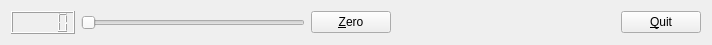
<?xml version="1.0" encoding="UTF-8"?>
<ui version="4.0">
 <class>MyForm</class>
 <widget class="QWidget" name="MyForm">
  <property name="geometry">
   <rect>
    <x>0</x>
    <y>0</y>
    <width>712</width>
    <height>45</height>
   </rect>
  </property>
  <property name="windowTitle">
   <string>Form</string>
  </property>
  <layout class="QVBoxLayout" name="verticalLayout">
   <item>
    <layout class="QHBoxLayout" name="horizontalLayout">
     <item>
      <widget class="MyNumberLCD" name="lcdNumber"/>
     </item>
     <item>
      <widget class="QSlider" name="horizontalSlider">
       <property name="orientation">
        <enum>Qt::Horizontal</enum>
       </property>
      </widget>
     </item>
     <item>
      <widget class="QPushButton" name="pushButton">
       <property name="text">
        <string>&amp;Zero</string>
       </property>
      </widget>
     </item>
     <item>
      <spacer name="horizontalSpacer">
       <property name="orientation">
        <enum>Qt::Horizontal</enum>
       </property>
       <property name="sizeHint" stdset="0">
        <size>
         <width>138</width>
         <height>20</height>
        </size>
       </property>
      </spacer>
     </item>
     <item>
      <widget class="QPushButton" name="pushButton_2">
       <property name="text">
        <string>&amp;Quit</string>
       </property>
      </widget>
     </item>
    </layout>
   </item>
  </layout>
 </widget>
 <customwidgets>
  <customwidget>
   <class>MyNumberLCD</class>
   <extends>QLCDNumber</extends>
   <header>MyNumberLCD.h</header>
   <slots>
    <slot>ColorOnChange(int)</slot>
    <slot>Zero()</slot>
   </slots>
  </customwidget>
 </customwidgets>
 <resources/>
 <connections>
  <connection>
   <sender>horizontalSlider</sender>
   <signal>valueChanged(int)</signal>
   <receiver>lcdNumber</receiver>
   <slot>ColorOnChange(int)</slot>
   <hints>
    <hint type="sourcelabel">
     <x>115</x>
     <y>20</y>
    </hint>
    <hint type="destinationlabel">
     <x>46</x>
     <y>18</y>
    </hint>
   </hints>
  </connection>
  <connection>
   <sender>pushButton</sender>
   <signal>clicked()</signal>
   <receiver>lcdNumber</receiver>
   <slot>Zero()</slot>
   <hints>
    <hint type="sourcelabel">
     <x>228</x>
     <y>24</y>
    </hint>
    <hint type="destinationlabel">
     <x>43</x>
     <y>32</y>
    </hint>
   </hints>
  </connection>
  <connection>
   <sender>pushButton_2</sender>
   <signal>clicked()</signal>
   <receiver>MyForm</receiver>
   <slot>close()</slot>
   <hints>
    <hint type="sourcelabel">
     <x>423</x>
     <y>32</y>
    </hint>
    <hint type="destinationlabel">
     <x>387</x>
     <y>83</y>
    </hint>
   </hints>
  </connection>
 </connections>
</ui>
